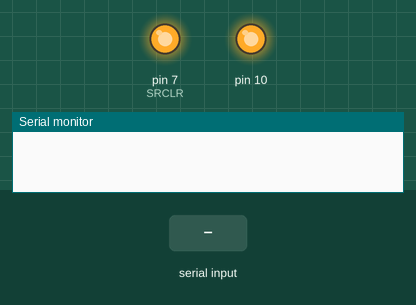
The sketch below on a simulated Arduino Uno, built with avr-gcc and run on an emulated ATmega328P. On the bench: output pins drawn as LEDs (lit = HIGH), the last lines printed to the serial monitor. Inputs (shaded band) come from the test bench.

Above: at 1.2 s.
1.3 s: "c90\n" received over Serial
At 2.0 s:
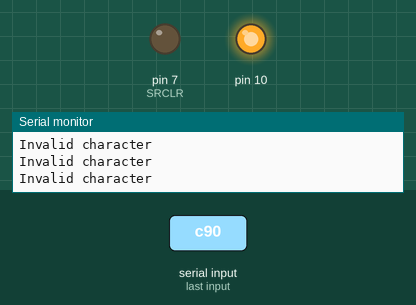
Timing chart, 0 to 4.3 s (numbered marks = the images above; inputs shaded):
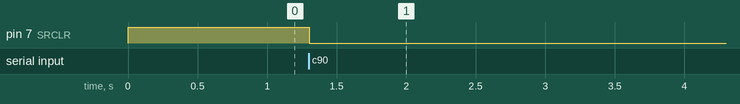

Measured:
- after the input at 1.3 s, pin 7 (SRCLR): HIGH → LOW at once

The sketch:

shiftRegSPI.ino
```cpp
#include <SPI.h>

#define SER    11
#define SRCLK  13
#define SRCLR  7
#define RCLK   6

void setup() {
  // put your setup code here, to run once:
  Serial.begin(9600);
  SPI.begin();
  pinMode(SRCLR, OUTPUT);
  pinMode(RCLK, OUTPUT);
  digitalWrite(SRCLR, HIGH);
  digitalWrite(RCLK, LOW);
}

void loop() {
  // put your main code here, to run repeatedly:
  uint8_t out;
  char c;
  if (Serial.available()) {
    c = Serial.read();
    switch (c) {
      case 'r':
        digitalWrite(RCLK, HIGH);
        delay(1);
        digitalWrite(RCLK, LOW);
        break;
      case 'c':
        digitalWrite(SRCLR, HIGH);
        delay(1);
        digitalWrite(SRCLR, LOW);
        break;
      case 'd':
        out = Serial.parseInt();
        SPI.transfer(out);
        break;
      case 'D':
        out = Serial.parseInt();
        SPI.transfer(out);
        delay(1);
        digitalWrite(RCLK, HIGH);
        delay(1);
        digitalWrite(RCLK, LOW);
        break;
      default:
        Serial.println("Invalid character");
    }
  }
}
```
